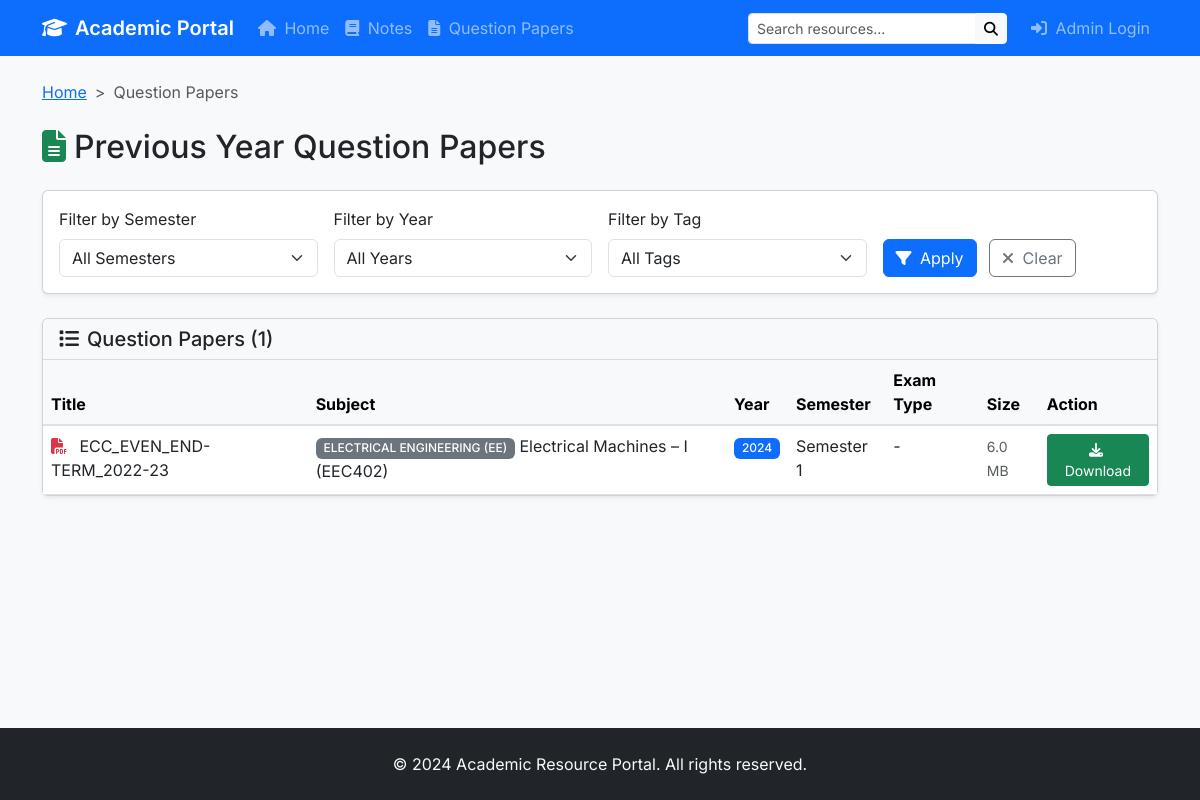
Screenshot of /question-papers with the database file from the repository.
### models.py (models this page shows, shortened)
class QuestionPaper(db.Model):
    id = db.Column(db.Integer, primary_key=True)
    title = db.Column(db.String(200), nullable=False)
    year = db.Column(db.Integer, nullable=False)
    semester = db.Column(db.Integer, nullable=False)
    exam_type = db.Column(db.String(50))
    filename = db.Column(db.String(255), nullable=False)
    original_filename = db.Column(db.String(255), nullable=False)
    file_size = db.Column(db.Integer)
    subject_id = db.Column(db.Integer, db.ForeignKey('subject.id'), nullable=False)
    uploaded_at = db.Column(db.DateTime, default=datetime.utcnow)
    download_count = db.Column(db.Integer, default=0)
    tags = db.relationship('Tag', secondary='paper_tags', backref=db.backref('papers', lazy='dynamic'))

class Course(db.Model):
    id = db.Column(db.Integer, primary_key=True)
    name = db.Column(db.String(100), unique=True, nullable=False)
    description = db.Column(db.Text)
    created_at = db.Column(db.DateTime, default=datetime.utcnow)
    subjects = db.relationship('Subject', backref='course', lazy=True, cascade='all, delete-orphan')

class Subject(db.Model):
    id = db.Column(db.Integer, primary_key=True)
    name = db.Column(db.String(100), nullable=False)
    course_id = db.Column(db.Integer, db.ForeignKey('course.id'), nullable=False)
    semester = db.Column(db.Integer, nullable=False)
    created_at = db.Column(db.DateTime, default=datetime.utcnow)
    notes = db.relationship('Note', backref='subject', lazy=True, cascade='all, delete-orphan')
    question_papers = db.relationship('QuestionPaper', backref='subject', lazy=True, cascade='all, delete-orphan')

### routes.py (the view)
@app.route('/question-papers')
def question_papers():
    semester_filter = request.args.get('semester', type=int)
    year_filter = request.args.get('year', type=int)
    tag_filter = request.args.get('tag')
    query = QuestionPaper.query
    if semester_filter:
        query = query.filter_by(semester=semester_filter)
    if year_filter:
        query = query.filter_by(year=year_filter)
    if tag_filter:
        tag = Tag.query.filter_by(name=tag_filter).first()
        if tag:
            query = query.filter(QuestionPaper.tags.contains(tag))
    papers = query.order_by(QuestionPaper.year.desc(), QuestionPaper.semester).all()
    years = db.session.query(QuestionPaper.year).distinct().order_by(QuestionPaper.year.desc()).all()
    years = [y[0] for y in years]
    semesters = db.session.query(QuestionPaper.semester).distinct().order_by(QuestionPaper.semester).all()
    semesters = [s[0] for s in semesters]
    tags = Tag.query.order_by(Tag.name).all()
    return render_template('question_papers.html', papers=papers, years=years, semesters=semesters,
                           current_semester=semester_filter, current_year=year_filter,
                           tags=tags, current_tag=tag_filter)

### routes.py (called while the page is built)
def format_file_size(size):
    if size < 1024:
        return f"{size} B"
    elif size < 1024 * 1024:
        return f"{size / 1024:.1f} KB"
    else:
        return f"{size / (1024 * 1024):.1f} MB"

### templates/question_papers.html (shortened to what this page needs)
{% extends "base.html" %}
{% block content %}
<nav aria-label="breadcrumb" class="mb-4">
    <ol class="breadcrumb">
        <li class="breadcrumb-item"><a href="{{ url_for('index') }}">Home</a></li>
        <li class="breadcrumb-item active">Question Papers</li>
    </ol>
</nav>
<h2 class="mb-4"><i class="fas fa-file-alt me-2 text-success"></i>Previous Year Question Papers</h2>
<div class="card mb-4 shadow-sm">
    <div class="card-body">
        <form method="get" class="row g-3 align-items-end">
            <div class="col-md-3">
                <label class="form-label">Filter by Semester</label>
                <select name="semester" class="form-select">
                    <option value="">All Semesters</option>
                </select>
            </div>
            <div class="col-md-3">
                <label class="form-label">Filter by Year</label>
                <select name="year" class="form-select">
                    <option value="">All Years</option>
                </select>
            </div>
            <div class="col-md-3">
                <label class="form-label">Filter by Tag</label>
                <select name="tag" class="form-select">
                    <option value="">All Tags</option>
                </select>
            </div>
            <div class="col-md-3">
                <button type="submit" class="btn btn-primary me-2">
                    <i class="fas fa-filter me-1"></i> Apply
                </button>
                <a href="{{ url_for('question_papers') }}" class="btn btn-outline-secondary">
                    <i class="fas fa-times me-1"></i> Clear
                </a>
            </div>
        </form>
    </div>
</div>
{% if papers %}
<div class="card shadow-sm">
    <div class="card-header bg-light">
        <h5 class="mb-0"><i class="fas fa-list me-2"></i>Question Papers ({{ papers|length }})</h5>
    </div>
    <div class="table-responsive">
        <table class="table table-hover mb-0">
            <thead class="table-light">
                <tr>
                    <th>Title</th>
                    <th>Subject</th>
                    <th>Year</th>
                    <th>Semester</th>
                    <th>Exam Type</th>
                    <th>Size</th>
                    <th>Action</th>
                </tr>
            </thead>
            <tbody>
                {% for paper in papers %}
                <tr>
                    <td>
                        <i class="fas fa-file-pdf text-danger me-2"></i>
                        {{ paper.title }}
                    </td>
                    <td>
                        <span class="badge bg-secondary">{{ paper.subject.course.name }}</span>
                        {{ paper.subject.name }}
                    </td>
                    <td><span class="badge bg-primary">{{ paper.year }}</span></td>
                    <td>Semester {{ paper.semester }}</td>
                    <td>{{ paper.exam_type|capitalize if paper.exam_type else '-' }}</td>
                    <td><small class="text-muted">{{ paper.file_size|format_size }}</small></td>
                    <td>
                        <a href="{{ url_for('download_file', filename=paper.filename) }}"
                           class="btn btn-sm btn-success"
                           download="{{ paper.original_filename }}">
                            <i class="fas fa-download me-1"></i> Download
                        </a>
                    </td>
                </tr>
                {% endfor %}
            </tbody>
        </table>
    </div>
</div>
{% endif %}
{% endblock %}

### static/css/style.css (style rules this page uses)
body { font-family: 'Inter', sans-serif; background-color: #f8f9fa; min-height: 100vh; display: flex; flex-direction: column; }
.card-header { border-bottom: 1px solid rgba(0, 0, 0, 0.125); }
.table > thead { border-bottom: 2px solid #dee2e6; }
.breadcrumb { background-color: transparent; padding: 0; margin-bottom: 0; }
.breadcrumb-item + .breadcrumb-item::before { content: ">"; }
.badge { font-weight: 500; }

### rows the page displays
QuestionPaper: title "ECC_EVEN_END-TERM_2022-23", subject.course.name "ELECTRICAL ENGINEERING (EE)", subject.name "Electrical Machines – I (EEC402)", year "2024", semester "1", exam_type "-", file_size "6.0 MB"

### other values shown
{{ papers|length }} "1"
